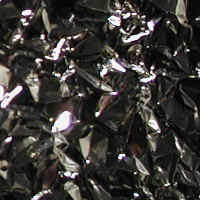
#> input picture project1/Clustering_PRJ/aluminium_foil/train/15-scale_1_im_6_col.png, 200 x 200 px
$ jupyter execute --allow-errors project.ipynb   (older library calls are emulated)
#> lines starting #> are read from the running program, lines starting #| are printed output that depends on the picture
# Phase 1

[cell 1]
import os
import cv2
import numpy as np
from skimage.feature import graycomatrix, graycoprops, local_binary_pattern
from scipy import stats
import pandas as pd
from tqdm import tqdm

DATASET_PATH = "./Clustering_PRJ/"
OUTPUT_CSV_FILE = "./extracted_features_phase1.csv"

# چک وجود دیتاست
if not os.path.exists(DATASET_PATH):
    raise FileNotFoundError(f"Dataset path {DATASET_PATH} does not exist.")

CLASS_FOLDERS = [f for f in os.listdir(DATASET_PATH) if os.path.isdir(os.path.join(DATASET_PATH, f))]
print(f"Founded classes: {CLASS_FOLDERS}")

def extract_features(image_path):
    """استخراج حداقل 7 ویژگی مفید (اینجا 10 تا برای پوشش بهتر)"""
    img = cv2.imread(image_path)
#> img is the input picture: shape (200, 200, 3); mean B, G, R 52.7, 56.4, 58.7
    if img is None:
        return None

    # تبدیل به خاکستری
    gray = cv2.cvtColor(img, cv2.COLOR_BGR2GRAY)
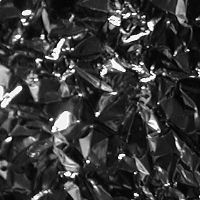
#> gray: shape (200, 200); min 0, max 255, mean 56.7
    # نرمال‌سازی adaptive
    gray_normalized = cv2.equalizeHist(gray)
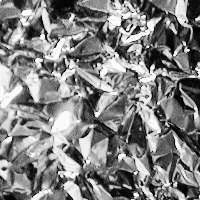
#> gray_normalized: shape (200, 200); min 0, max 255, mean 128.9

    features = {}

    # ========== بخش 1: ویژگی‌های آماری (4 ویژگی) ==========
    features['mean'] = np.mean(gray_normalized)
    features['std'] = np.std(gray_normalized)
    features['skewness'] = stats.skew(gray_normalized.flatten())
    features['kurtosis'] = stats.kurtosis(gray_normalized.flatten())

    # ========== بخش 2: ویژگی‌های GLCM (4 ویژگی) ==========
    gray_quantized = (gray_normalized // 32).astype(np.uint8)
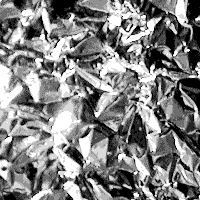
#> gray_quantized: shape (200, 200); min 0, max 7, mean 3.56; drawn with min black and max white
    distances = [1]
    angles = [0]
    glcm = graycomatrix(gray_quantized, distances=distances, angles=angles, levels=8, symmetric=True, normed=True)
    features['glcm_contrast'] = graycoprops(glcm, 'contrast').mean()
    features['glcm_homogeneity'] = graycoprops(glcm, 'homogeneity').mean()
    features['glcm_energy'] = graycoprops(glcm, 'energy').mean()
    features['glcm_correlation'] = graycoprops(glcm, 'correlation').mean()

    # ========== بخش 3: ویژگی‌های LBP (2 ویژگی) ==========
    radius = 1
    n_points = 8 * radius
    lbp = local_binary_pattern(gray_normalized, n_points, radius, method='uniform')
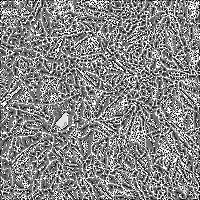
#> lbp: shape (200, 200) float64; min 0, max 9, mean 4.73; drawn with min black and max white
    n_bins = n_points + 2
    lbp_hist, _ = np.histogram(lbp.ravel(), bins=n_bins, range=(0, n_bins))
#> lbp_hist = [2062, 2870, 2674, 5942, 7926, 4519, 2598, 2894, 3530, 4985]
    lbp_hist = lbp_hist.astype("float")
    lbp_hist /= (lbp_hist.sum() + 1e-7)
#> lbp_hist = [0.0515, 0.0717, 0.0668, 0.149, 0.198, 0.113, 0.0649, 0.0723, 0.0882, 0.125]
    lbp_hist_nonzero = lbp_hist[lbp_hist > 0]
#> lbp_hist_nonzero has the same summary as lbp_hist
    features['lbp_energy_r1'] = np.sum(lbp_hist ** 2)
    features['lbp_entropy_r1'] = -np.sum(lbp_hist_nonzero * np.log2(lbp_hist_nonzero))

    return features

# استخراج ویژگی‌ها
all_features = []
print("Starting feature extraction...")
for class_name in CLASS_FOLDERS:
    train_folder = os.path.join(DATASET_PATH, class_name, "train")
    if not os.path.exists(train_folder):
        print(f"Warning: Train folder for {class_name} not found.")
        continue
    image_files = [f for f in os.listdir(train_folder) if f.lower().endswith(('.png', '.jpg', '.jpeg'))]
    for img_file in tqdm(image_files, desc=f"Class {class_name}"):
        img_path = os.path.join(train_folder, img_file)
        features = extract_features(img_path)
#> features = 10 items
        if features:
            features['image_name'] = img_file
            features['image_path'] = img_path
            features['class'] = class_name
            all_features.append(features)

# تبدیل به DataFrame
df = pd.DataFrame(all_features)
df.to_csv(OUTPUT_CSV_FILE, index=False, encoding='utf-8-sig')
print(f"\n✓ Features saved to: {OUTPUT_CSV_FILE}")
print(f"✓ Total images: {len(df)}")
print(f"✓ Features extracted: {len([c for c in df.columns if c not in ['image_name', 'image_path', 'class']])}")
print(f"\nFeature categories:")
print(f" - Statistical: 4")
print(f" - GLCM: 4")
print(f" - LBP: 2")
print(f" TOTAL: 10 features")
print("\nFirst few rows:")
print(df.head())

# Phase 2

[cell 2]
import pandas as pd
import numpy as np
import matplotlib.pyplot as plt
import seaborn as sns

CSV_PATH = "extracted_features_phase1.csv"
df = pd.read_csv(CSV_PATH)

# استخراج ویژگی‌ها
feature_columns = [c for c in df.columns if c not in ['image_name', 'class', 'image_path']]
X_raw = df[feature_columns].values
y = df['class'].values
n_samples, n_features = X_raw.shape
n_classes = len(np.unique(y))
print(f"Loaded {n_samples} images from {n_classes} classes")
print(f"Number of features: {n_features}\n")

# ================================================
# استانداردسازی دستی
# ================================================
def manual_standardize(data):
    """Z-score normalization"""
    mean = np.mean(data, axis=0)
    std = np.std(data, axis=0)
    std[std == 0] = 1  # جلوگیری از تقسیم بر صفر
    return (data - mean) / std, mean, std

X_scaled, mean_vals, std_vals = manual_standardize(X_raw)

# ================================================
# 1. محاسبه ماتریس همبستگی دستی
# ================================================
def compute_correlation_manual(x, y):
    """Pearson correlation"""
    x_centered = x - np.mean(x)
    y_centered = y - np.mean(y)
    numerator = np.sum(x_centered * y_centered)
    denominator = np.sqrt(np.sum(x_centered**2)) * np.sqrt(np.sum(y_centered**2))
    if denominator == 0:
        return 0.0
    return numerator / denominator

print("Computing correlation matrix...")
corr_matrix = np.zeros((n_features, n_features))
for i in range(n_features):
    for j in range(n_features):
        corr_matrix[i, j] = compute_correlation_manual(X_scaled[:, i], X_scaled[:, j])
corr_df = pd.DataFrame(corr_matrix, index=feature_columns, columns=feature_columns)

# ================================================
# 2. محاسبه Fisher Score (قدرت تفکیک هر ویژگی)
# ================================================
def compute_fisher_score_manual(feature_data, labels):
    """ Fisher Score: نسبت واریانس بین کلاس‌ها به واریانس درون کلاس‌ها
    اسکور بالاتر = ویژگی بهتر برای تفکیک کلاس‌ها """
    classes = np.unique(labels)
    n_total = len(feature_data)
    # میانگین کل
    global_mean = np.mean(feature_data)
    # واریانس بین کلاس‌ها (Between-class variance)
    between_var = 0
    for cls in classes:
        cls_data = feature_data[labels == cls]
        n_cls = len(cls_data)
        cls_mean = np.mean(cls_data)
        between_var += n_cls * (cls_mean - global_mean) ** 2
    between_var /= n_total
    # واریانس درون کلاس‌ها (Within-class variance)
    within_var = 0
    for cls in classes:
        cls_data = feature_data[labels == cls]
        cls_var = np.var(cls_data)
        within_var += len(cls_data) * cls_var
    within_var /= n_total
    # Fisher Score
    if within_var == 0:
        return 0
    return between_var / within_var

print("\nComputing Fisher Scores (discriminative power)...")
fisher_scores = {}
for i, feat_name in enumerate(feature_columns):
    score = compute_fisher_score_manual(X_scaled[:, i], y)
    fisher_scores[feat_name] = score

# مرتب‌سازی بر اساس Fisher Score
sorted_features = sorted(fisher_scores.items(), key=lambda x: x[1], reverse=True)
print("\nTop Features by Fisher Score:")
print("="*60)
for i, (feat, score) in enumerate(sorted_features, 1):
    print(f"{i:2d}. {feat:30s} | Fisher Score = {score:.4f}")

# ================================================
# 3. استراتژی انتخاب ویژگی ترکیبی
# ================================================
def select_features_hybrid(fisher_scores, corr_matrix, feature_names, min_features=3, max_features=7, corr_threshold=0.85, top_k=10):
    """ استراتژی ترکیبی (توجیه: برای کمترین همبستگی و بیشترین قدرت تفکیک):
    1. انتخاب top_k ویژگی بر اساس Fisher Score (قدرت تفکیک بالا).
    2. حذف ویژگی‌های با همبستگی بالا (> threshold) برای کاهش redundancy.
    3. اطمینان از حداقل min_features ویژگی برای الزام پروژه. """
#> called with corr_matrix = array of shape (10, 10), min_features = 3, max_features = 7, corr_threshold = 0.85, top_k = 10
    # مرحله 1: انتخاب ویژگی‌های برتر
    top_features = sorted(fisher_scores.items(), key=lambda x: x[1], reverse=True)[:top_k]
    candidate_names = [f[0] for f in top_features]
    candidate_indices = [feature_names.index(f) for f in candidate_names]
    print(f"\n{'='*60}")
    print(f"Feature Selection Strategy:")
    print(f"{'='*60}")
    print(f"1. Selected top {top_k} features by Fisher Score")

    # مرحله 2: حذف همبستگی بالا
    selected = []
    removed = []
    for i, feat in enumerate(candidate_names):
        feat_idx = feature_names.index(feat)
        # چک کردن همبستگی با ویژگی‌های قبلاً انتخاب شده
        is_redundant = False
        for selected_feat in selected:
            selected_idx = feature_names.index(selected_feat)
            corr = abs(corr_matrix[feat_idx, selected_idx])
            if corr >= corr_threshold:
                is_redundant = True
                removed.append((feat, selected_feat, corr))
                break
        if not is_redundant:
            selected.append(feat)
        # توقف اگر به حد کافی رسیدیم
        if len(selected) >= max_features:
            break

    print(f"2. Removed {len(removed)} redundant features (corr > {corr_threshold})")

    # مرحله 3: اگر کم شد، اضافه کن
    if len(selected) < min_features:
        print(f"3. Adding more features to reach minimum of {min_features}")
        for feat in candidate_names:
            if feat not in selected and len(selected) < min_features:
                selected.append(feat)

    return selected, removed

# اجرای انتخاب ویژگی
selected_features, removed_pairs = select_features_hybrid(
    fisher_scores, corr_matrix, feature_columns,
    min_features=3, max_features=7, corr_threshold=0.85, top_k=10
)

# ================================================
# 4. نمایش نتایج
# ================================================
print(f"\n{'='*60}")
print(f"FINAL FEATURE SELECTION RESULTS")
print(f"{'='*60}")
print(f"\n✓ Selected {len(selected_features)} Features:")
for i, feat in enumerate(selected_features, 1):
    fisher_score = fisher_scores[feat]
    feat_idx = feature_columns.index(feat)
    avg_corr = np.mean([abs(corr_matrix[feat_idx, j]) for j in range(n_features) if feat_idx != j])
    print(f" {i:2d}. {feat:30s} | Fisher={fisher_score:7.4f} | Avg_Corr={avg_corr:.3f}")

if removed_pairs:
    print(f"\n✗ Removed Redundant Pairs:")
    for feat1, feat2, corr in removed_pairs:
        print(f" - {feat1:25s} ↔ {feat2:25s} (r={corr:.3f})")

# ذخیره
final_df = df[['image_name', 'class'] + selected_features].copy()
final_df.to_csv("selected_features_phase2.csv", index=False)
print(f"\n✓ Saved to: selected_features_phase2.csv")
print(f" Shape: {final_df.shape}")

# ================================================
# 5. Visualization (اختیاری اما مفید برای توجیه)
# ================================================
# نمایش ماتریس همبستگی ویژگی‌های انتخاب شده
selected_indices = [feature_columns.index(f) for f in selected_features]
selected_corr = corr_matrix[np.ix_(selected_indices, selected_indices)]
selected_corr_df = pd.DataFrame(selected_corr, index=selected_features, columns=selected_features)
fig, axes = plt.subplots(1, 2, figsize=(18, 7))
# همبستگی کل
sns.heatmap(corr_df, ax=axes[0], cmap='coolwarm', center=0, square=True, linewidths=0, cbar_kws={'label': 'Correlation'})
axes[0].set_title("Full Correlation Matrix", fontsize=14)
axes[0].tick_params(labelsize=6)
# همبستگی انتخاب شده
sns.heatmap(selected_corr_df, ax=axes[1], annot=True, fmt='.2f', cmap='coolwarm', center=0, square=True, linewidths=0.5, cbar_kws={'label': 'Correlation'})
axes[1].set_title(f"Selected Features Correlation ({len(selected_features)} features)", fontsize=14)
axes[1].tick_params(labelsize=10)
plt.tight_layout()
plt.savefig("correlation_analysis_phase2.png", dpi=150)
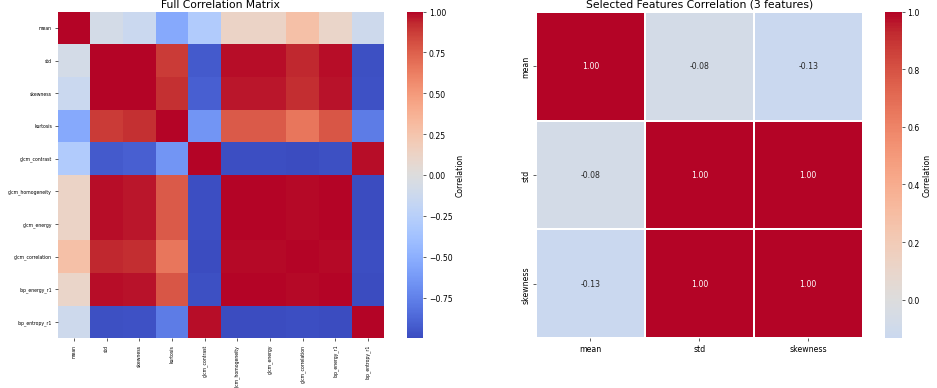
#> figure drawn by matplotlib, 4 panels
plt.show()

# توزیع Fisher Scores
plt.figure(figsize=(14, 6))
feature_names_sorted = [f[0] for f in sorted_features]
scores_sorted = [f[1] for f in sorted_features]
colors = ['green' if f in selected_features else 'gray' for f in feature_names_sorted]
plt.barh(range(len(feature_names_sorted)), scores_sorted, color=colors)
plt.yticks(range(len(feature_names_sorted)), feature_names_sorted, fontsize=9)
plt.xlabel('Fisher Score (Discriminative Power)', fontsize=12)
plt.title('Features by Fisher Score (Green = Selected)', fontsize=14)
plt.gca().invert_yaxis()
plt.grid(axis='x', alpha=0.3)
plt.tight_layout()
plt.savefig("fisher_scores_phase2.png", dpi=150)
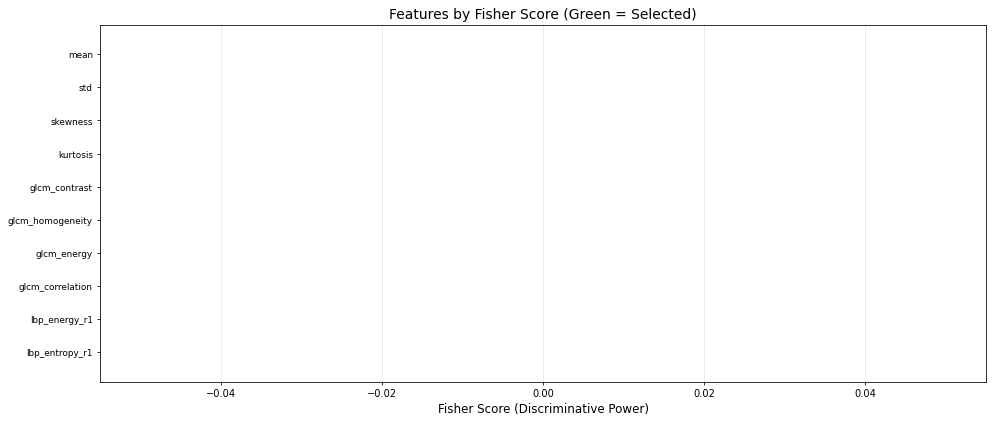
#> figure drawn by matplotlib, 1 panel
plt.show()
print("\n✓ Visualizations saved!")
